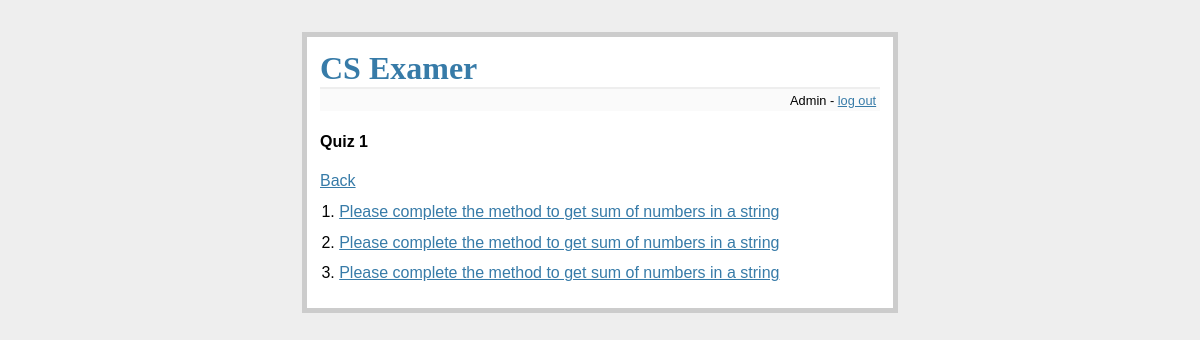
Screenshot of /show_quiz?quizID=1 (signed in) with the database file from the repository.
### tables this page shows
CREATE TABLE t_quiz (
	id integer primary key autoincrement,
	sectionID integer not null,
	title text not null,
	description text
);

CREATE TABLE t_question (
	id integer primary key autoincrement,
	question text not null,
	givenCode text not null,
	graderCode text not null
);

### CSExamer.py (the view)
@app.route('/show_quiz')
def show_quiz():
	if not session.get('logged_in'):
		return redirect(url_for('login'))
	quizID = int(request.args.get('quizID'))
	db = get_db()
	quiz = Quiz.getQuizFromDB(quizID,db)
	questions = quiz.getQuestions(db)
	return render_template('quiz.html', quiz = quiz, questions = questions)

### CSExamer.py (called while the page is built)
def connect_db():
	app.logger.debug('connect_db')
	rv = sqlite3.connect(app.config['DATABASE'])
	rv.row_factory = sqlite3.Row
	return rv

def get_db():
	app.logger.debug('get_db()')
	if not hasattr(g, 'sqlite_db'):
		g.sqlite_db = connect_db()
	return g.sqlite_db

### classes.py (called while the page is built)
	def getQuestions(self, db):
		if self.questions is None:
			self.questions = []
			cur = db.execute('select questionID from t_quiz_question where quizID='+str(self.id))
			results = cur.fetchall()
			for result in results:
				questionID = result[0]
				question = Question.getQuestionFromDB(questionID,db)
				self.questions.append(question)
		return self.questions

	@classmethod
	def getQuizFromDB(self, id, db):
		cur = db.execute('select sectionID,title, description from t_quiz where id=?', (id,))
		result = cur.fetchone()
		quiz = Quiz(id, result[0], result[1], result[2])
		return quiz

	@classmethod
	def getQuestionFromDB(self, id, db):
		cur = db.execute('select question, givenCode from t_question where id=?', (id,))
		result = cur.fetchone()
		question = Question(id,result[0],result[1])
		return question

### templates/quiz.html
{% extends "layout.html" %}
{% block body %}
  {% if session.logged_in %}
    <h4> {{ quiz.title }} </h4>
    <a href="{{ url_for('show_section', sectionID = quiz.sectionID) }}">Back</a>
    <ol class=questions>
    {% for question in questions %}
      <li><a href="{{ url_for('show_question', quizID = quiz.id, questionID = question.id)}}">{{ question.question }}</a>
    {% else %}
      <li><em>No question here so far</em>
    {% endfor %}
    </ol>
  {% endif %}
{% endblock %}

### static/style.css (style rules this page uses)
a, h1, h2 { color: #377ba8; }
.questions { margin: 0; padding: 0; }
.questions li { margin: 0.8em 1.2em; }

### rows the page displays
t_quiz: title "Quiz 1"
t_question: question "Please complete the method to get sum of numbers in a string"
t_question: question "Please complete the method to get sum of numbers in a string"
t_question: question "Please complete the method to get sum of numbers in a string"

### other values shown
{{ session.username }} "Admin"
